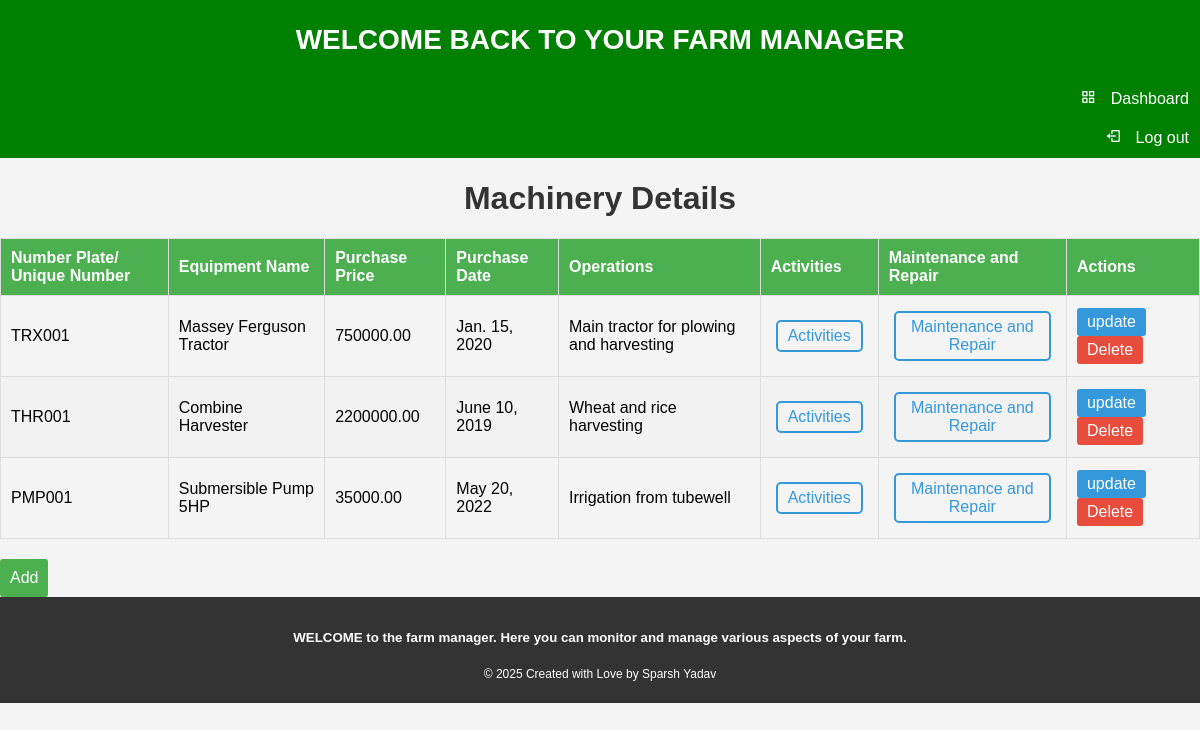
The page /show_machinery/ (signed in) on the database its author committed.
### homepage/models.py (models this page shows)
class Machinery(models.Model):
    user=models.ForeignKey(User, on_delete=models.CASCADE,default=1)
    Number_plate= models.CharField(max_length=20, primary_key=True)
    Equipment_name= models.CharField(max_length=20)
    Purchase_price= models.DecimalField(max_digits=10,decimal_places=2, default=0)
    Purchase_date = models.DateField()
    Operation=models.TextField(blank=True)
    class Meta:
        db_table = "Machinery"

### homepage/views.py (the view)
# urls.py: path('show_machinery/', Show_machinery, name="show-machinery"),
def Show_machinery(request):
    machinery = Machinery.objects.filter(user=request.user)
    return render(request, "homepage/showmachinery.html", {'machinery':machinery})

### homepage/templates/homepage/showmachinery.html (shortened to what this page needs)
{%extends 'homepage/base.html'%}
{%block content%}
<head>
</head>
<body>
    <h1>Machinery Details</h1>
    <table>
        <thead>
            <tr>
              <th>Number Plate/ Unique Number</th>
              <th>Equipment Name</th>
              <th>Purchase Price</th>
              <th>Purchase Date</th>
              <th>Operations</th>
              <th>Activities</th>
              <th>Maintenance and Repair</th>
              <th>Actions</th>
            </tr>
        </thead>
        <tbody>
            {% for machinery in machinery %}
            <tr>
              <td>{{ machinery.Number_plate }}</td>
              <td>{{ machinery.Equipment_name }}</td>
              <td>{{ machinery.Purchase_price }}</td>
              <td>{{ machinery.Purchase_date }}</td>
              <td>{{ machinery.Operation }}</td>
                <td>
                  <a href="{% url 'homepage:show-machineryactivities' Number_plate=machinery.Number_plate %}" class=expenses-link>Activities</a>
               </td>
               <td>
                <a href="{% url 'homepage:show-machinerymaintenance' Number_plate=machinery.Number_plate %}" class=expenses-link>Maintenance and Repair</a>
             </td>
                <td>
                <a href="{% url 'homepage:update-machinery' Number_plate=machinery.Number_plate%}" class="update-link">update</a>
                <a href="{% url 'homepage:delete-machinery' Number_plate=machinery.Number_plate %}"class="delete-link">Delete</a>
                </td>
            </tr>
            {% endfor %}
        </tbody>
    </table>
    <a href="{% url 'homepage:add-machinery' %}" class="add-button">Add</a>
</body>
{%endblock%}

### homepage/templates/homepage/showmachinery.html (style rules this page uses)
body { font-family: Arial, sans-serif; background-color: #f4f4f4; margin: 0; padding: 0; }
h1 { color: #333; text-align: center; }
table { width: 100%; border-collapse: collapse; margin-top: 20px; }
th, td { border: 1px solid #ddd; padding: 10px; text-align: left; }
th { background-color: #4caf50; color: white; }
tr:nth-child(even) { background-color: #f2f2f2; }
.update-link, .delete-link { display: inline-block; padding: 5px 10px; text-decoration: none; color: #fff; border-radius: 3px; margin-right: 5px; }
.update-link { background-color: #3498db; }
.delete-link { background-color: #e74c3c; }
.add-button { display: inline-block; padding: 10px; background-color: #4caf50; color: white; text-decoration: none; border-radius: 3px; margin-top: 20px; }
.expenses-link { display: inline-block; padding: 5px 10px; margin: 5px; text-align: center; text-decoration: none; border: 2px solid #3498db; color: #3498db; border-radius: 5px; transition: background-color 0.3s, color 0.3s; }

### rows shown on the page
Machinery: Number_plate "TRX001", Equipment_name "Massey Ferguson Tractor", Purchase_price "750000.00", Purchase_date "Jan. 15, 2020", Operation "Main tractor for plowing and harvesting"
Machinery: Number_plate "THR001", Equipment_name "Combine Harvester", Purchase_price "2200000.00", Purchase_date "June 10, 2019", Operation "Wheat and rice harvesting"
Machinery: Number_plate "PMP001", Equipment_name "Submersible Pump 5HP", Purchase_price "35000.00", Purchase_date "May 20, 2022", Operation "Irrigation from tubewell"
